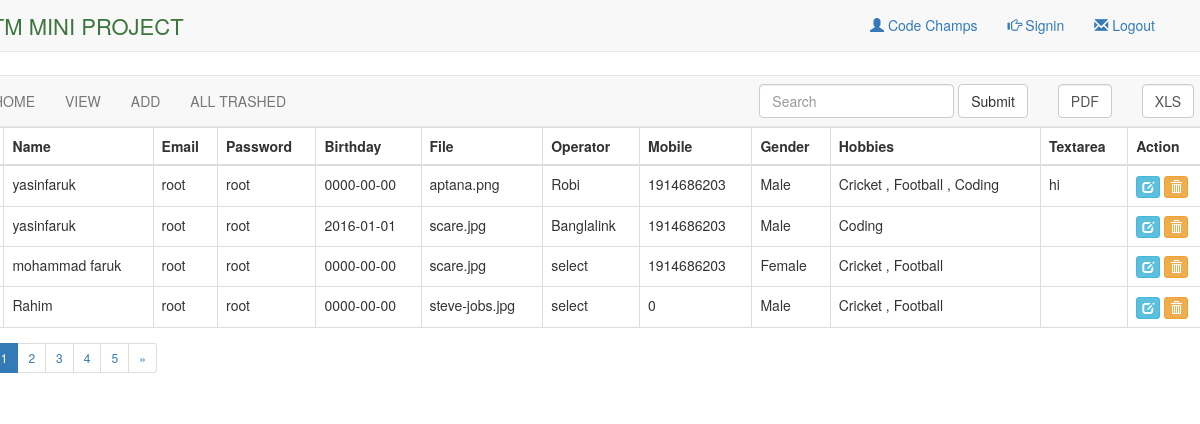
Page /Views/SEIP107348/Phonebook/index.php on the committed database.
### tables this page shows
CREATE TABLE IF NOT EXISTS `phone_data` (
`id` int(11) NOT NULL,
  `name` varchar(30) NOT NULL,
  `email` varchar(30) NOT NULL,
  `password` varchar(30) NOT NULL,
  `birthday` date NOT NULL,
  `file` varchar(30) NOT NULL,
  `operator` varchar(30) NOT NULL,
  `mobile` int(30) NOT NULL,
  `gender` varchar(10) NOT NULL,
  `hobbies` varchar(100) NOT NULL,
  `textarea` varchar(255) NOT NULL,
  `deleted_at` varchar(100) DEFAULT NULL
);

### Source/BITM/SEIP107348/Phonebook/Phonebook.php (called while the page is built, shortened)
<?php
class Phonebook {
    public function index() {
        $query = "SELECT * FROM `phone_data`  WHERE deleted_at is NULL";
        $result = mysql_query($query);
        while ($row = mysql_fetch_assoc($result)) {
            $users[] = $row;
        }
        return $users;
    }
}

### Views/SEIP107348/Phonebook/index.php (the view, shortened to what this page needs)
<?php
$view = new Phonebook();
$views = $view->index();
?>
<!DOCTYPE html>
<html>
    <head>
        <link href="../../../Asset/css/font-awesome.min.css" rel="stylesheet" type="text/css"/>
        <link href="../../../Asset/css/bootstrap.min.css" rel="stylesheet" type="text/css"/>
        <link href="../../../Asset/css/main.css" rel="stylesheet" type="text/css"/>
    </head>
    <body>
        <section class="header_part">
            <div class="container">
                <div class="row">
                    <div>
                        <div class="col-md-6">
                            <p class="header_text text-success pull-left">BITM MINI PROJECT</p>
                        </div>
                        <div class="col-md-6">
                            <p class="navbar-text pull-right">
                                <a href="#"><span class="glyphicon glyphicon-envelope"></span> Logout</a>
                            </p>
                            <p class="navbar-text pull-right">
                                <a href="#"><span class="glyphicon glyphicon-hand-right"></span> Signin</a>
                            </p>
                            <p class="navbar-text pull-right">
                                <a href="#"><span class="glyphicon glyphicon-user"></span> Code Champs</a>
                            </p>
                        </div>
                    </div>
                </div>
            </div>
        </section>
        <section class="project_list">
            <div class="container">
                <div class="row">
                    <div class="col-md-12 col-md-offset-">
                        <div class="col-md-12 body_table_part">
                            <div class="co">
                                <div class="table_part">
                                    <div class="table_head_part">
                                        <nav class="navbar navbar-default" role="navigation">
                                            <div class="collapse navbar-collapse navbar-ex1-collapse">
                                                <ul class="nav navbar-nav">
                                                    <li><a href="../../../login.php">HOME</a></li>
                                                    <li><a href="table.com">VIEW</a></li>
                                                    <li><a href="http://localhost/BITM_Mini_Project/Views/SEIP107348/Phonebook/create.php">ADD</a></li>
                                                    <li><a href="http://localhost/BITM_Mini_Project/Views/SEIP107348/Phonebook/trashed.php">ALL TRASHED</a></li>
                                                </ul>
                                                <ul class="nav navbar-nav navbar-right">
                                                    <form class="navbar-form navbar-left" role="search">
                                                        <div class="form-group">
                                                            <input type="text" class="form-control" placeholder="Search">
                                                        </div>
                                                        <button type="submit" class="btn btn-default">Submit</button>
                                                    </form>
                                                    <form class="navbar-form navbar-left" role="search" action="pdf.php" method="post">
                                                        <div class="form-group">
                                                            <input type="submit" value="PDF" name="export" class="form-control" />
                                                        </div>
                                                    </form>
                                                    <form class="navbar-form navbar-left" role="search" action="01simple-download-xlsx.php" method="post">
                                                        <div class="form-group">
                                                            <input type="submit" value="XLS" name="submit" class="form-control" />
                                                        </div>
                                                    </form>
                                                </ul>
                                            </div>
                                        </nav>
                                    </div>
                                    <div class="table_main_part">
                                        <table class="table table-bordered table-hover">
                                            <thead>
                                                <tr>
                                                    <th>SL</th>
                                                    <th>Name</th>
                                                    <th>Email</th>
                                                    <th>Password</th>
                                                    <th>Birthday</th>
                                                    <th>File</th>
                                                    <th>Operator</th>
                                                    <th>Mobile</th>
                                                    <th>Gender</th>
                                                    <th>Hobbies</th>
                                                    <th>Textarea</th>
                                                    <th>Action</th>
                                                </tr>
                                            </thead>
                                            <tbody>
                                                <?php
                                                $n = 1;
                                                foreach ($views as $user) {
                                                    ?>
                                                    <tr>
                                                        <td><?php echo $n; ?></td>
                                                        <td><?php echo $user['name']; ?></td>
                                                        <td><?php echo $user['email']; ?></td>
                                                        <td><?php echo $user['password']; ?></td>
                                                        <td><?php echo $user['birthday']; ?></td>
                                                        <td><?php echo $user['file']; ?></td>
                                                        <td><?php echo $user['operator']; ?></td>
                                                        <td><?php echo $user['mobile']; ?></td>
                                                        <td><?php echo $user['gender']; ?></td>
                                                        <td><?php echo $user['hobbies']; ?></td>
                                                        <td><?php echo $user['textarea']; ?></td>
                                                        <td class="">
                                                            <a class='btn btn-info btn-xs' href="view.php?id=<?php echo $user['id']; ?>">
                                                                <span class="glyphicon glyphicon-edit"></span>
                                                            </a>
                                                            <a href="trash.php?id=<?php echo $user['id']; ?>" style="" class="btn btn-warning btn-xs">
                                                                <span class="glyphicon glyphicon-trash"></span>
                                                            </a>
                                                        </td>
                                                    </tr>
                                                    <?php
                                                    $n++;
                                                }
                                                ?>
                                            </tbody>
                                        </table>
                                        <div class="table_pagination">
                                            <ul class="pagination pagination-sm">
                                                <li class="active"><a href="#">1</a></li>
                                                <li><a href="#">2</a></li>
                                                <li><a href="#">3</a></li>
                                                <li><a href="#">4</a></li>
                                                <li><a href="#">5</a></li>
                                                <li><a href="#">&raquo;</a></li>
                                            </ul>
                                        </div>
                                    </div>
                                </div>
                            </div>
                        </div>
                    </div>
                </div>
            </div>
        </section>
    </body>
</html>

### Asset/css/main.css (style rules this page uses)
.header_part { border-bottom: 1px solid #e7e7e7; background-color: #f8f8f8; }
p.header_text { margin: 10px -60px; font-size: 22px; }
.table_pagination { margin-top: -50px; }
.table_part { margin-top: -46px; }
.table_part { margin-top: 2%; margin-right: -40px; margin-left: -68px; }
.body_table_part { padding-left: 0px !important; padding-right: 0px !important; margin-right: 0px !important; margin-left: 0px !important; }
.table_main_part { margin-top: -20px; }
.table_pagination { margin-top: -25px; }

### rows in the picture
phone_data: name "yasinfaruk", email "root", password "root", birthday "0000-00-00", file "aptana.png", operator "Robi", mobile "1914686203", gender "Male", hobbies "Cricket , Football , Coding", textarea "hi"
phone_data: name "yasinfaruk", email "root", password "root", birthday "2016-01-01", file "scare.jpg", operator "Banglalink", mobile "1914686203", gender "Male", hobbies "Coding"
phone_data: name "mohammad faruk", email "root", password "root", birthday "0000-00-00", file "scare.jpg", operator "select", mobile "1914686203", gender "Female", hobbies "Cricket , Football"
phone_data: name "Rahim", email "root", password "root", birthday "0000-00-00", file "steve-jobs.jpg", operator "select", mobile "0", gender "Male", hobbies "Cricket , Football"
